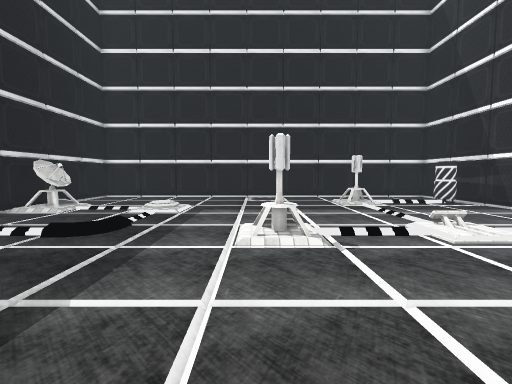
View 1 (above)

16 first-person views from a walk through a Unity game level. The camera is 1.3 m above the floor, tilts 4° down and sees 90° across. The floor is counted in squares, 1 m on a side. Each view is taken from the middle of a square. On the plan, view 1 faces up. The plan holds only what a view shows up to about 13 squares ahead; the rest is blank. The player character is not drawn. Some surface patterns are stand-ins.

View 2
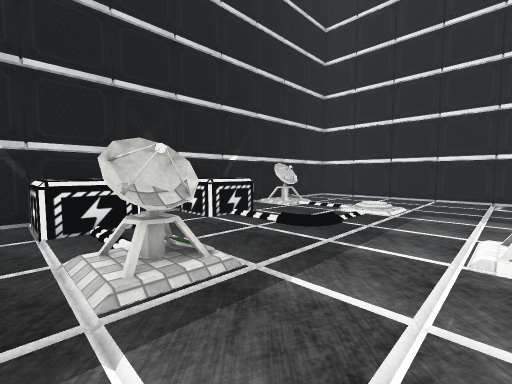

View 3
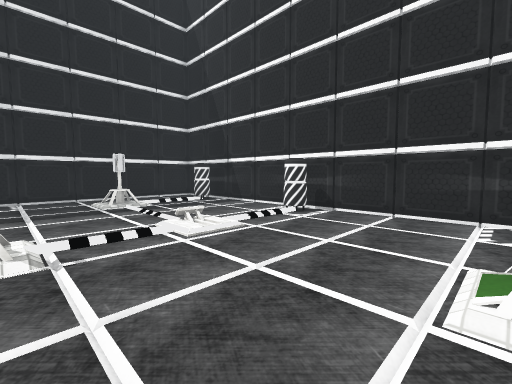

View 4
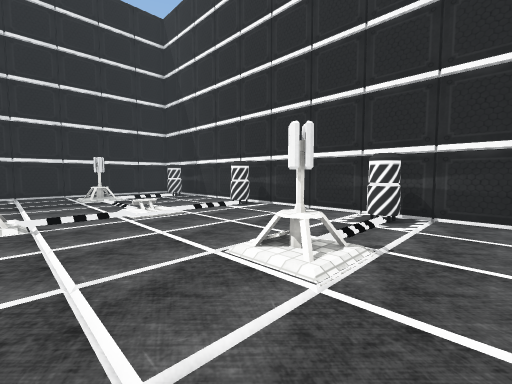

View 5
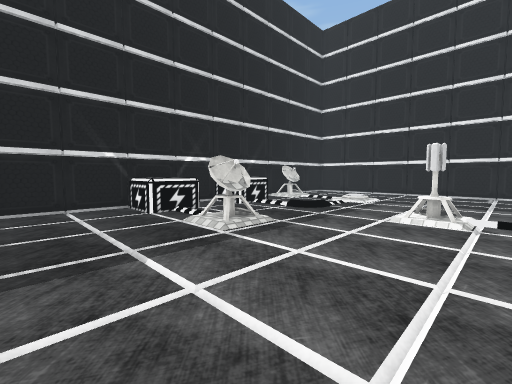

View 6
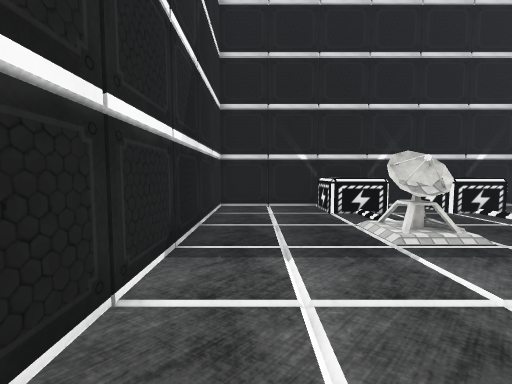

View 7
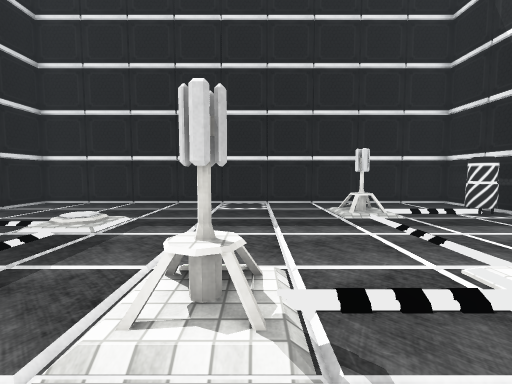

View 8
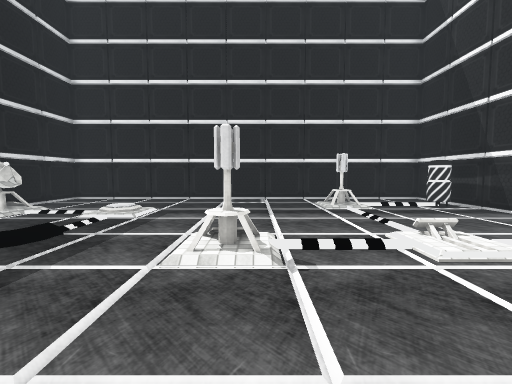

View 9
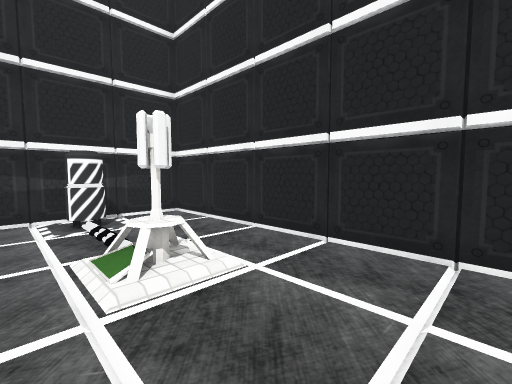

View 10
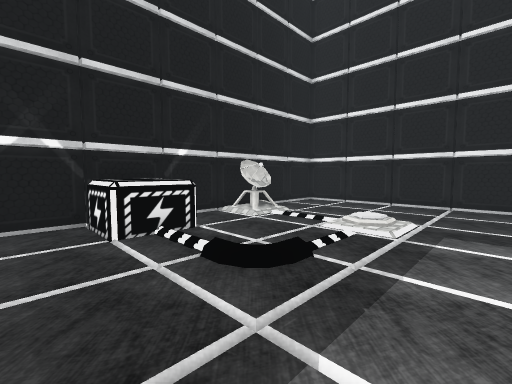

View 11
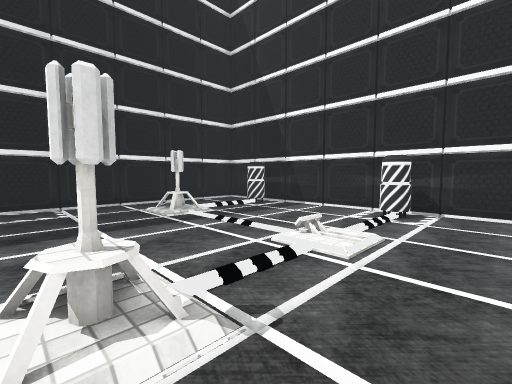

View 12
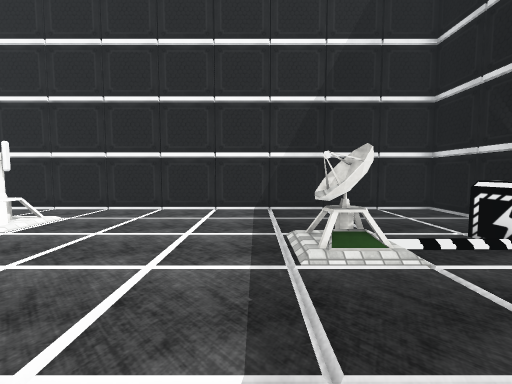

View 13
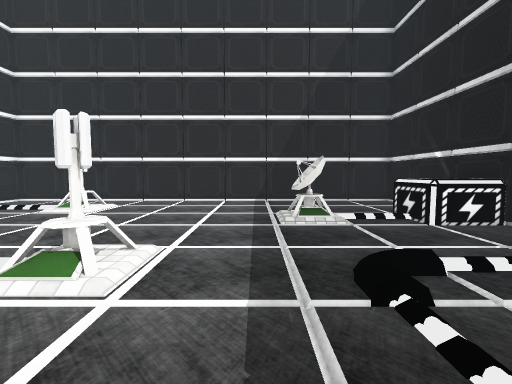

View 14
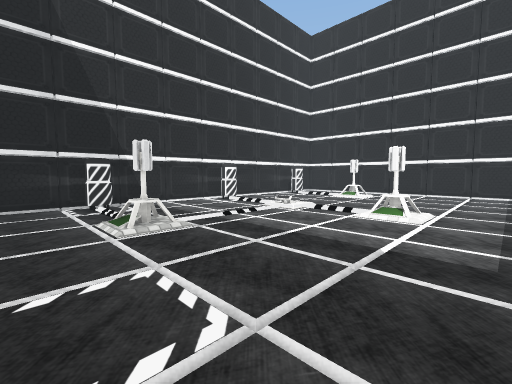

View 15
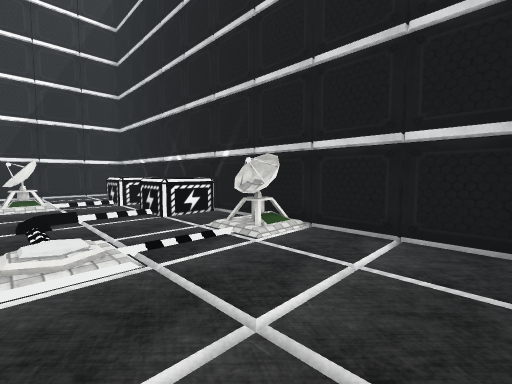

View 16
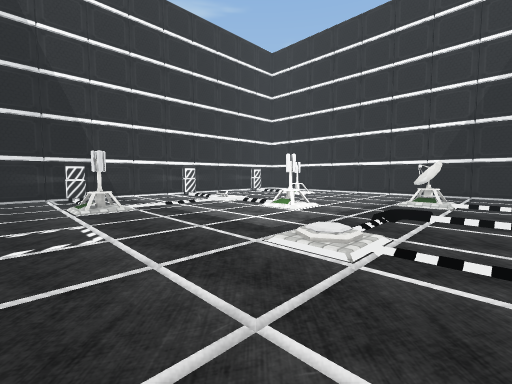

### Floor plan
Points are (right, up) in squares from view 1. A wall is a line through its corners. A room is listed if a view was taken in it or the views show most of it. See-through windows are left out.
Room 1 (views 1, 2, 3, 4, 5, 6, 7, 8, 9, 10, 11, 12, 13, 14, 15, 16)
walls: (0.2, 5.7) (0.7, 5.7) (0.3, 5.3) (0.3, 5.7); (0.8, 5.2) (0.4, 5.7); (0.8, 5.2) (0.3, 5.2); (4.7, 11.3) (4.4, 11.7); (5, 11.2) (4.3, 11.2) (4.3, 11.9); (4.2, -0.3) (4.9, -0.3); (4.9, -0.8) (4.3, -0.8) (4.3, -0.3); (-8.4, 14.4) (-8.4, -3.4) (9.4, -3.4) (9.4, 14.4) (-8.4, 14.4)
low walls: (0.1, 5.4) (0.2, 5.7); (0.9, 5.6) (0.8, 5.2); (4.1, -0.6) (4.2, -0.3)
objects: other object (-8, 1) to (-7, 2); other object (-8, 5) to (-7, 6); other object (-8, 9) to (-7, 10); other object (-4, 1) to (-3, 2); other object (-3, 9); other object (4, 6) to (5, 6); other object (8, -1) to (9, 0); other object (8, 5) to (9, 6); other object (8, 11) to (9, 12)

Positions as (right, up) in squares from view 1, and headings:
1: (0, 0), facing up
2: (0, 0), facing up-left
3: (1, 0), facing up-right
4: (1, -3), facing up-right
5: (2, -3), facing up-left
6: (2, -2), facing left
7: (1, 3), facing up
8: (1, 1), facing up
9: (1, 1), facing down-right
10: (-1, 3), facing up-left
11: (0, 3), facing up-right
12: (-2, 6), facing down
13: (-2, 9), facing down
14: (-2, 14), facing down-right
15: (-3, 14), facing down-left
16: (-6, 14), facing down-right
